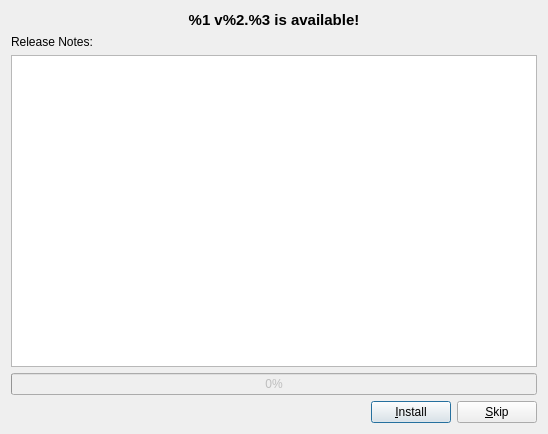
<?xml version="1.0" encoding="UTF-8"?>
<ui version="4.0">
 <class>UpdateDialog</class>
 <widget class="QDialog" name="UpdateDialog">
  <property name="geometry">
   <rect>
    <x>0</x>
    <y>0</y>
    <width>548</width>
    <height>434</height>
   </rect>
  </property>
  <property name="windowTitle">
   <string>Dialog</string>
  </property>
  <layout class="QVBoxLayout" name="verticalLayout">
   <item>
    <widget class="QLabel" name="labelHeader">
     <property name="font">
      <font>
       <pointsize>11</pointsize>
       <weight>75</weight>
       <bold>true</bold>
      </font>
     </property>
     <property name="text">
      <string>%1 v%2.%3 is available!</string>
     </property>
     <property name="alignment">
      <set>Qt::AlignCenter</set>
     </property>
    </widget>
   </item>
   <item>
    <widget class="QLabel" name="labelReleaseNotes">
     <property name="text">
      <string>Release Notes:</string>
     </property>
    </widget>
   </item>
   <item>
    <widget class="QTextEdit" name="editReleaseNotes">
     <property name="readOnly">
      <bool>true</bool>
     </property>
    </widget>
   </item>
   <item>
    <widget class="QProgressBar" name="progressBar">
     <property name="enabled">
      <bool>false</bool>
     </property>
     <property name="value">
      <number>0</number>
     </property>
    </widget>
   </item>
   <item>
    <layout class="QHBoxLayout" name="horizontalLayout">
     <item>
      <spacer name="horizontalSpacer">
       <property name="orientation">
        <enum>Qt::Horizontal</enum>
       </property>
       <property name="sizeHint" stdset="0">
        <size>
         <width>40</width>
         <height>10</height>
        </size>
       </property>
      </spacer>
     </item>
     <item>
      <widget class="QPushButton" name="buttonInstall">
       <property name="text">
        <string>&amp;Install</string>
       </property>
      </widget>
     </item>
     <item>
      <widget class="QPushButton" name="buttonSkip">
       <property name="text">
        <string>&amp;Skip</string>
       </property>
      </widget>
     </item>
    </layout>
   </item>
  </layout>
  <action name="actionInstall">
   <property name="text">
    <string>&amp;Install</string>
   </property>
   <property name="iconText">
    <string notr="true">Install</string>
   </property>
   <property name="toolTip">
    <string notr="true">Install</string>
   </property>
  </action>
  <action name="actionSkip">
   <property name="text">
    <string>&amp;Skip</string>
   </property>
   <property name="iconText">
    <string notr="true">Skip</string>
   </property>
   <property name="toolTip">
    <string notr="true">Skip</string>
   </property>
  </action>
 </widget>
 <resources/>
 <connections>
  <connection>
   <sender>actionInstall</sender>
   <signal>triggered()</signal>
   <receiver>UpdateDialog</receiver>
   <slot>onActionInstall()</slot>
   <hints>
    <hint type="sourcelabel">
     <x>-1</x>
     <y>-1</y>
    </hint>
    <hint type="destinationlabel">
     <x>319</x>
     <y>239</y>
    </hint>
   </hints>
  </connection>
  <connection>
   <sender>actionSkip</sender>
   <signal>triggered()</signal>
   <receiver>UpdateDialog</receiver>
   <slot>onActionSkip()</slot>
   <hints>
    <hint type="sourcelabel">
     <x>-1</x>
     <y>-1</y>
    </hint>
    <hint type="destinationlabel">
     <x>319</x>
     <y>239</y>
    </hint>
   </hints>
  </connection>
  <connection>
   <sender>buttonInstall</sender>
   <signal>clicked()</signal>
   <receiver>actionInstall</receiver>
   <slot>trigger()</slot>
   <hints>
    <hint type="sourcelabel">
     <x>511</x>
     <y>458</y>
    </hint>
    <hint type="destinationlabel">
     <x>-1</x>
     <y>-1</y>
    </hint>
   </hints>
  </connection>
  <connection>
   <sender>buttonSkip</sender>
   <signal>clicked()</signal>
   <receiver>actionSkip</receiver>
   <slot>trigger()</slot>
   <hints>
    <hint type="sourcelabel">
     <x>592</x>
     <y>458</y>
    </hint>
    <hint type="destinationlabel">
     <x>-1</x>
     <y>-1</y>
    </hint>
   </hints>
  </connection>
 </connections>
 <slots>
  <slot>onActionInstall()</slot>
  <slot>onActionSkip()</slot>
 </slots>
</ui>
